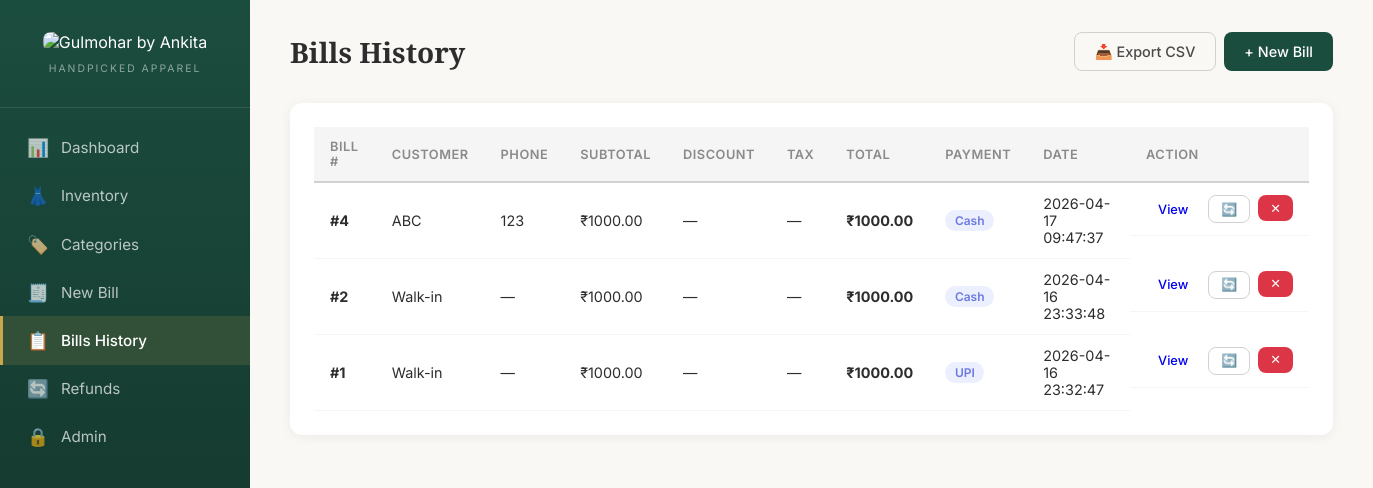
Page /bills on the committed database.
### tables this page shows
CREATE TABLE bills (
            id INTEGER PRIMARY KEY AUTOINCREMENT,
            customer_name TEXT,
            customer_phone TEXT,
            subtotal REAL NOT NULL DEFAULT 0,
            discount_percent REAL NOT NULL DEFAULT 0,
            discount_amount REAL NOT NULL DEFAULT 0,
            tax_percent REAL NOT NULL DEFAULT 0,
            tax_amount REAL NOT NULL DEFAULT 0,
            total REAL NOT NULL DEFAULT 0,
            payment_method TEXT DEFAULT 'Cash',
            created_at TEXT DEFAULT (datetime('now','localtime'))
        );

### app.py (the view)
@app.route("/bills")
def bills_list():
    db = get_db()
    bills = db.execute("SELECT * FROM bills ORDER BY created_at DESC").fetchall()
    return render_template("bills.html", bills=bills)

### app.py (called while the page is built)
def get_db():
    if "db" not in g:
        g.db = sqlite3.connect(DATABASE)
        g.db.row_factory = sqlite3.Row
        g.db.execute("PRAGMA foreign_keys = ON")
    return g.db

### templates/bills.html (shortened to what this page needs)
{% extends "base.html" %}
{% block content %}
<div class="page-header">
    <h2>Bills History</h2>
    <div style="display: flex; gap: 0.5rem; flex-wrap: wrap;">
        <a href="{{ url_for('export_sales') }}" class="btn btn-outline">📥 Export CSV</a>
        <a href="{{ url_for('billing') }}" class="btn btn-primary">+ New Bill</a>
    </div>
</div>
<div class="card">
    <div class="table-wrapper">
        <table>
            <thead>
                <tr>
                    <th>Bill #</th>
                    <th>Customer</th>
                    <th>Phone</th>
                    <th>Subtotal</th>
                    <th>Discount</th>
                    <th>Tax</th>
                    <th>Total</th>
                    <th>Payment</th>
                    <th>Date</th>
                    <th>Action</th>
                </tr>
            </thead>
            <tbody>
                {% for b in bills %}
                <tr>
                    <td><strong>#{{ b.id }}</strong></td>
                    <td>{{ b.customer_name or 'Walk-in' }}</td>
                    <td>{{ b.customer_phone or '—' }}</td>
                    <td>₹{{ "%.2f"|format(b.subtotal) }}</td>
                    <td>{% if b.discount_amount > 0 %}-₹{{ "%.2f"|format(b.discount_amount) }}{% else %}—{% endif %}</td>
                    <td>{% if b.tax_amount > 0 %}+₹{{ "%.2f"|format(b.tax_amount) }}{% else %}—{% endif %}</td>
                    <td><strong>₹{{ "%.2f"|format(b.total) }}</strong></td>
                    <td><span class="badge badge-info">{{ b.payment_method }}</span></td>
                    <td>{{ b.created_at }}</td>
                    <td class="actions">
                        <a href="{{ url_for('bill_detail', bill_id=b.id) }}" class="btn btn-sm">View</a>
                        <a href="{{ url_for('new_refund', bill_id=b.id) }}" class="btn btn-sm btn-outline" title="Refund/Exchange">🔄</a>
                        <form method="POST" action="{{ url_for('delete_bill', bill_id=b.id) }}" style="display:inline" onsubmit="return confirm('Delete Bill #{{ b.id }}? Stock will be restored.')">
                            <button type="submit" class="btn btn-sm btn-danger">✕</button>
                        </form>
                    </td>
                </tr>
                {% else %}
                <tr><td colspan="10" class="empty-state">No bills yet. Create your first bill!</td></tr>
                {% endfor %}
            </tbody>
        </table>
    </div>
</div>
{% endblock %}

### static/style.css (style rules this page uses)
:root { --emerald: #1B4D3E; --emerald-dark: #122F28; --emerald-light: #E8F0EC; --gold: #C9A84C; --gold-light: #FBF5E5; --copper: #C4875C; --copper-light: #FDF0E8; --sage: #5A8A6A; --sage-light: #EDF5EE; --cream: #FAF8F4; --charcoal: #2D2D2D; --gray-700: #4A4A4A; --gray-500: #8A8A8A; --gray-300: #D1D1D1; --gray-100: #F5F5F5; --white: #FFFFFF; --danger: #DC3545; --danger-light: #FDE8EA; --info: #6C7AE0; --info-light: #ECEFFE; --sidebar-width: 250px; --radius: 12px; --shadow: 0 2px 12px rgba(0,0,0,0.06); --shadow-hover: 0 4px 20px rgba(0,0,0,0.1); }
* { margin: 0; padding: 0; box-sizing: border-box; }
body { font-family: 'Inter', -apple-system, BlinkMacSystemFont, sans-serif; background: var(--cream); color: var(--charcoal); display: flex; min-height: 100vh; }
.page-header { display: flex; justify-content: space-between; align-items: center; margin-bottom: 2rem; flex-wrap: wrap; gap: 1rem; }
.page-header h2 { font-family: 'Playfair Display', serif; font-size: 1.75rem; font-weight: 600; color: var(--charcoal); }
.card { background: var(--white); border-radius: var(--radius); padding: 1.5rem; box-shadow: var(--shadow); margin-bottom: 1.5rem; }
.table-wrapper { overflow-x: auto; }
table { width: 100%; border-collapse: collapse; font-size: 0.9rem; }
thead th { background: var(--gray-100); padding: 0.75rem 1rem; text-align: left; font-weight: 600; font-size: 0.8rem; text-transform: uppercase; letter-spacing: 0.5px; color: var(--gray-500); border-bottom: 2px solid var(--gray-300); }
tbody td { padding: 0.75rem 1rem; border-bottom: 1px solid var(--gray-100); vertical-align: middle; }
.actions { white-space: nowrap; display: flex; gap: 0.5rem; }
.badge { display: inline-block; padding: 0.2rem 0.6rem; border-radius: 20px; font-size: 0.75rem; font-weight: 600; }
.badge-info { background: var(--info-light); color: var(--info); }
.btn { display: inline-flex; align-items: center; gap: 0.5rem; padding: 0.6rem 1.25rem; border: none; border-radius: 8px; font-size: 0.9rem; font-weight: 500; cursor: pointer; text-decoration: none; transition: all 0.2s; font-family: inherit; }
.btn-primary { background: var(--emerald); color: var(--white); }
.btn-outline { background: transparent; border: 1.5px solid var(--gray-300); color: var(--gray-700); }
.btn-danger { background: var(--danger); color: var(--white); }
.btn-sm { padding: 0.35rem 0.75rem; font-size: 0.8rem; }

### rows in the picture
bills: id "4", customer_name "ABC", customer_phone "123", subtotal "1000.00", total "1000.00", payment_method "Cash", created_at "2026-04-17 09:47:37"
bills: id "2", customer_name "Walk-in", customer_phone "—", subtotal "1000.00", total "1000.00", payment_method "Cash", created_at "2026-04-16 23:33:48"
bills: id "1", customer_name "Walk-in", customer_phone "—", subtotal "1000.00", total "1000.00", payment_method "UPI", created_at "2026-04-16 23:32:47"
